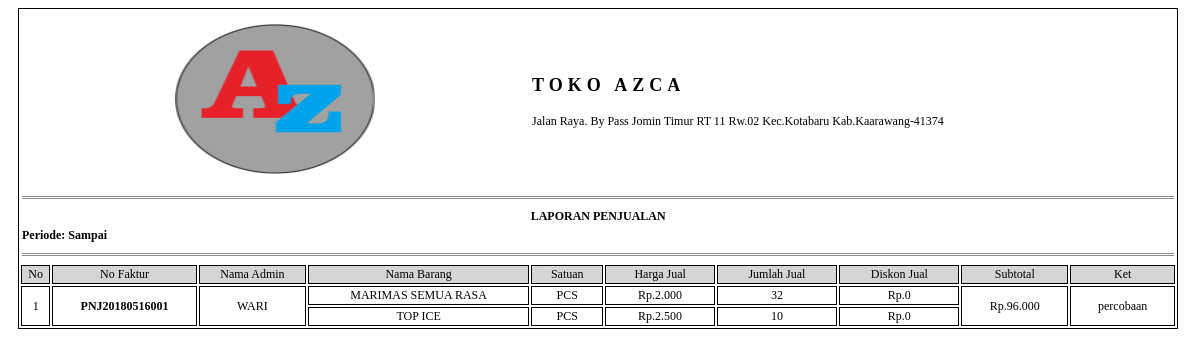
The app's page /pro_lap_penjualan.php?lap_pnj_fak=PNJ20180516001 with its own data.
### tables this page shows
CREATE TABLE `penjualan` (
  `pnj_id` varchar(20) NOT NULL,
  `adm_id` int(11) DEFAULT NULL,
  `cst_id` int(11) DEFAULT NULL,
  `pnj_tanggal` date DEFAULT NULL,
  `pnj_total` double DEFAULT NULL,
  `pnj_ket` varchar(60) DEFAULT NULL,
  `pnj_total_akhir` double DEFAULT NULL,
  `pnj_diskon_akhir` double DEFAULT NULL,
  `pnj_bayar_akhir` double DEFAULT NULL,
  `pnj_kembalian_akhir` double DEFAULT NULL
);

CREATE TABLE `barang` (
  `brg_id` int(11) NOT NULL,
  `ktg_id` int(11) DEFAULT NULL,
  `stn_id` int(11) DEFAULT NULL,
  `brg_nama` varchar(60) DEFAULT NULL,
  `brg_harga_bl` double DEFAULT NULL,
  `brg_harga_jual` double DEFAULT NULL,
  `brg_stok` int(11) DEFAULT NULL,
  `brg_ket` varchar(250) DEFAULT NULL
);

CREATE TABLE `satuan` (
  `stn_id` int(11) NOT NULL,
  `stn_nama` varchar(30) DEFAULT NULL
);

### pro_lap_penjualan.php (the view, shortened to what this page needs)
<!DOCTYPE html PUBLIC "-//W3C//DTD XHTML 1.0 Strict//EN" "http://www.w3.org/TR/xhtml1/DTD/xhtml1-strict.dtd">
<html xmlns="http://www.w3.org/1999/xhtml" xml:lang="en">
<head>
	<link rel="stylesheet" href="assets/css/lap_style.css" />
</head>
<body>
	<?php
		@$lap_pnj_fak=$_GET['lap_pnj_fak'];
		@$lap_tgl_awal_pnj=$_GET['lap_tgl_awal_pnj'];
		@$lap_tgl_akhir_pnj=$_GET['lap_tgl_akhir_pnj'];
		if($lap_pnj_fak!=""){
			$query=mysql_query("SELECT penjualan.*,
								dt_penjualan.*,
								admin.adm_id,admin.adm_nama,
								barang.brg_id,barang.brg_nama,barang.brg_harga_bl,
								satuan.*,
								(SELECT COUNT(dt_penjualan.pnj_id) FROM dt_penjualan WHERE penjualan.pnj_id=dt_penjualan.pnj_id) AS baris
								FROM dt_penjualan
								INNER JOIN  penjualan ON dt_penjualan.pnj_id=penjualan.pnj_id
								INNER JOIN admin ON admin.adm_id=penjualan.adm_id
								INNER JOIN barang ON barang.brg_id=dt_penjualan.brg_id
								INNER JOIN satuan ON satuan.stn_id=barang.stn_id
								WHERE dt_penjualan.pnj_id='$lap_pnj_fak'")or die(mysql_error());
		}
	 ?>
	 <table width="98%" style="margin-left: 10px;font-size: 12px" class="colom">
		<tr>
			<td colspan="4"><p class="center"><img src="img/logo.png" height="150px" width="200px" align="center" /></p></td>
			<td colspan="8"><h2><p class="padding">TOKO AZCA</p></h2>
				<p>Jalan Raya. By Pass Jomin Timur RT 11 Rw.02 Kec.Kotabaru Kab.Kaarawang-41374</p>
			</td>
		</tr>
		<tr>
			<td colspan="12"> <hr class="garis" /></td>
		</tr>
		<tr>
			<td colspan="12" class="center"><b>LAPORAN PENJUALAN</b></td>
		</tr>
		<tr>
			<td colspan="12"><b>Periode: <?php echo $lap_tgl_awal_pnj.' Sampai '.$lap_tgl_akhir_pnj; ?></b></td>
		</tr>
		<tr>
			<td colspan="12"> <hr class="garis" /></td>
		</tr>
	 	<tr>
	 		<td class="center colom warna">No </td>
	 		<td class="center colom warna">No Faktur</td>
	 		<td class="center colom warna">Nama Admin</td>
	 		<td class="center colom warna">Nama Barang</td>
	 		<td class="center colom warna">Satuan</td>
	 		<td class="center colom warna">Harga Jual</td>
	 		<td class="center colom warna">Jumlah Jual</td>
	 		<td class="center colom warna">Diskon Jual</td>
	 		<td class="center colom warna">Subtotal</td>
	 		<td class="center colom warna">Ket</td>
	 	</tr>
	<?php
	 	$no=1;
	 	$jum=1;
	 	$jum2=1;
	 	if (mysql_num_rows($query)>0) {
	 		while($array=mysql_fetch_array($query)){
	 			echo "<tr>";
		 				if($jum<=1){
		 					echo"<td class='center colom' rowspan='".$array['baris']."'>".$no." </td>";
		 					echo"<td class='center colom' rowspan='".$array['baris']."'><b>".$array['pnj_id']."</b> </td>";
		 					echo"<td class='center colom' rowspan='".$array['baris']."'>".$array['adm_nama']." </td>";
		 					$jum=$array['baris'];
		 					$no++;
		 				}else{
		 					$jum=$jum-1;
		 				}
		?>
		 					<td class='center colom'><?php echo $array['brg_nama']; ?></td>
		 					<td class='center colom'><?php echo $array['stn_nama']; ?></td>
		 					<td class='center colom'><?php echo "Rp.".number_format($array['brg_harga_bl'],0,',','.'); ?></td>
		 					<td class='center colom'><?php echo $array['dt_pnj_jumbel']; ?></td>
		 					<td class='center colom'><?php echo "Rp.".number_format($array['dt_pnj_diskon'],0,',','.') ; ?></td>
		<?php
		 				if($jum2<=1){
		 					echo"<td class='center colom' rowspan='".$array['baris']."'>"."Rp.".number_format($array['dt_pnj_subtot'],0,',','.') ." </td>";
		 					echo"<td class='center colom' rowspan='".$array['baris']."'>".$array['pnj_ket']." </td>";
		 					$jum2=$array['baris'];
		 				}else{
		 					$jum2=$jum2-1;
		 				}
	 			echo "</tr>";
	 		}
	 	}else{
	 		echo "<tr>";
	 		echo"<td class='center colom' colspan='12'> <b>Data Tidak Ditemukan</b></td>";
	 		echo "</tr>";
	 	}
		?>
	 </table>
</body>
</html>

### assets/css/lap_style.css (style rules this page uses)
.colom { border: 1px solid black; }
.center { text-align: center; }
.garis { border:0px; border-top: 3px double #8c8c8c; }
.warna { background-color:#D6D5D5; }
.padding { letter-spacing: 5px; }

### records on screen
penjualan: pnj_id "PNJ20180516001", adm.adm_nama "WARI", barang.brg_nama "MARIMAS SEMUA RASA", satuan.stn_nama "PCS", barang.brg_harga_bl "2.000", dt_pnj_jumbel "32", dt_pnj_diskon "0", dt_pnj_subtot "96.000", pnj_ket "percobaan", barang.brg_nama "TOP ICE", barang.brg_harga_bl "2.500", dt_pnj_jumbel "10"
